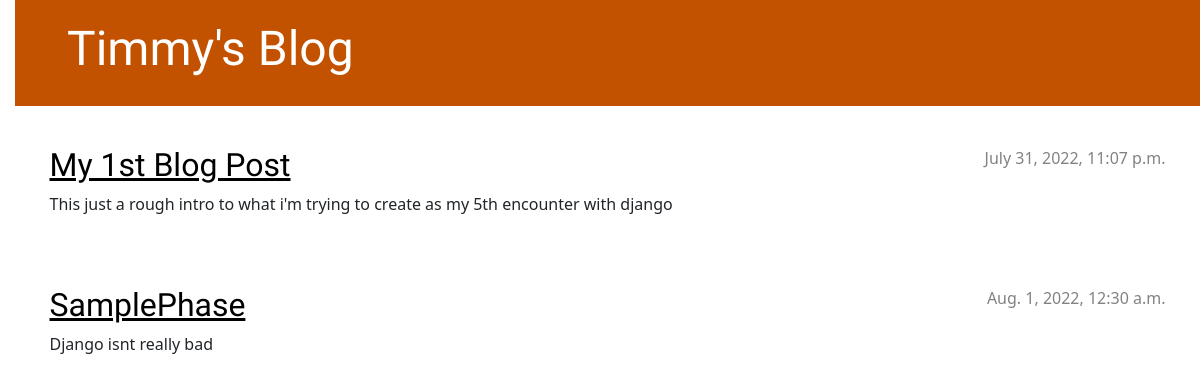
Before: / with the older database file.
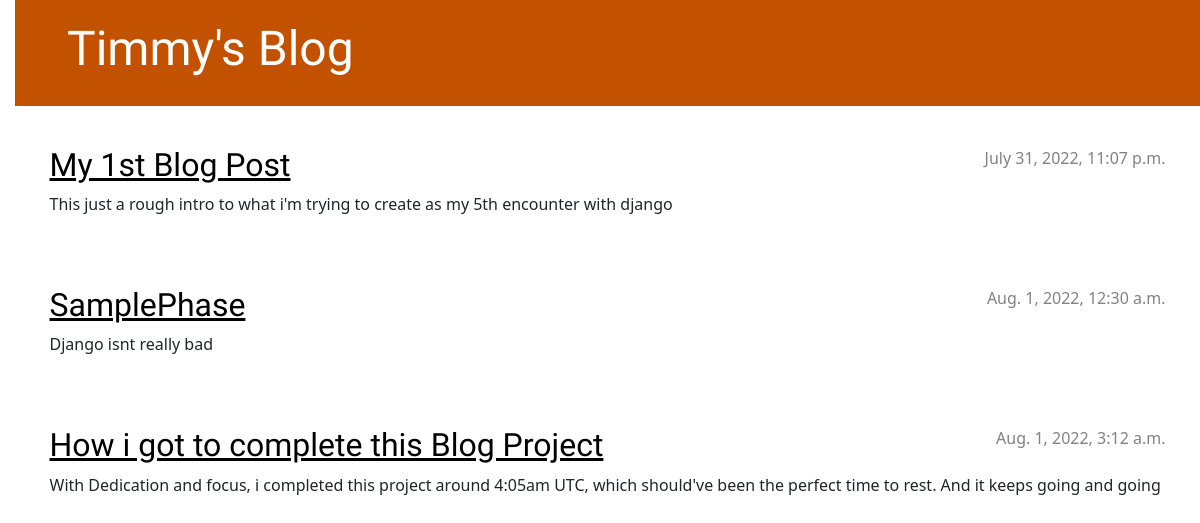
After: the same page with the newer database file.
### blog/models.py (models this page shows, shortened)
class Post(models.Model):
    author = models.ForeignKey(settings.AUTH_USER_MODEL, on_delete=models.CASCADE)
    title = models.CharField(max_length=200)
    text = models.TextField()
    created_at = models.DateTimeField(default = timezone.now)
    published_date = models.DateTimeField(blank=True, null=True)

### blog/views.py (the view)
# urls.py: path('', views.post_list, name='post_list'),
def post_list(request):
    posts = Post.objects.filter(published_date__lte=timezone.now()).order_by('published_date')
    return render(request, 'blog/post_list.html', {'posts': posts})

### blog/templates/blog/post_list.html
{% extends 'blog/base.html' %}
{% block content %}
    {% for post in posts %}
        <article class="post">
            <time class="date">
                {{ post.published_date }}
            </time>
            <h2><a href="{% url 'post_detail' pk=post.pk %}">{{ post.title }}</a></h2>
            <p>{{ post.text|linebreaksbr }}</p>
        </article>
    {% endfor %}
{% endblock %}

### blog/templates/blog/base.html (shortened to what this page needs)
{% load static %}
<!DOCTYPE html>
<html>
    <head>
        <link rel="stylesheet" href="https://cdn.jsdelivr.net/npm/bootstrap@5.1.3/dist/css/bootstrap.min.css">
        <link rel="stylesheet" href="{% static 'css/blog.css' %}">
    </head>
    <body>
        <header class="page-header">
          <div class="container">
              <h1><a href="/">Timmy's Blog</a></h1>
          </div>
        </header>
        <main class="container">
            <div class="row">
                <div class="col">
                {% block content %}
                {% endblock %}
                </div>
            </div>
        </main>
    </body>
</html>

### blog/static/css/blog.css (style rules this page uses)
h1 a, h2 a { color: #e4813a; font-family: 'Lobster'; }
body { padding-left: 15px; }
.page-header { background-color: #C25100; margin-top: 0; margin-bottom: 40px; padding: 20px 20px 20px 40px; }
.page-header h1, .page-header h1 a, .page-header h1 a:visited, .page-header h1 a:active { color: #ffffff; font-size: 36pt; text-decoration: none; }
h1, h2, h3, h4 { font-family: 'Lobster', cursive; }
.date { color: #828282; }
.post { margin-bottom: 70px; }
.post h2 a, .post h2 a:visited { color: #000000; }
.post > .date, .post > .actions { float: right; }

Changed rows visible on the page:
added Post: published_date "Aug. 1, 2022, 3:12 a.m.", title "How i got to complete this Blog Project", text "With Dedication and focus, i completed this project around 4:05am UTC, which should've been the perfect time to rest. And it keeps going and going"
